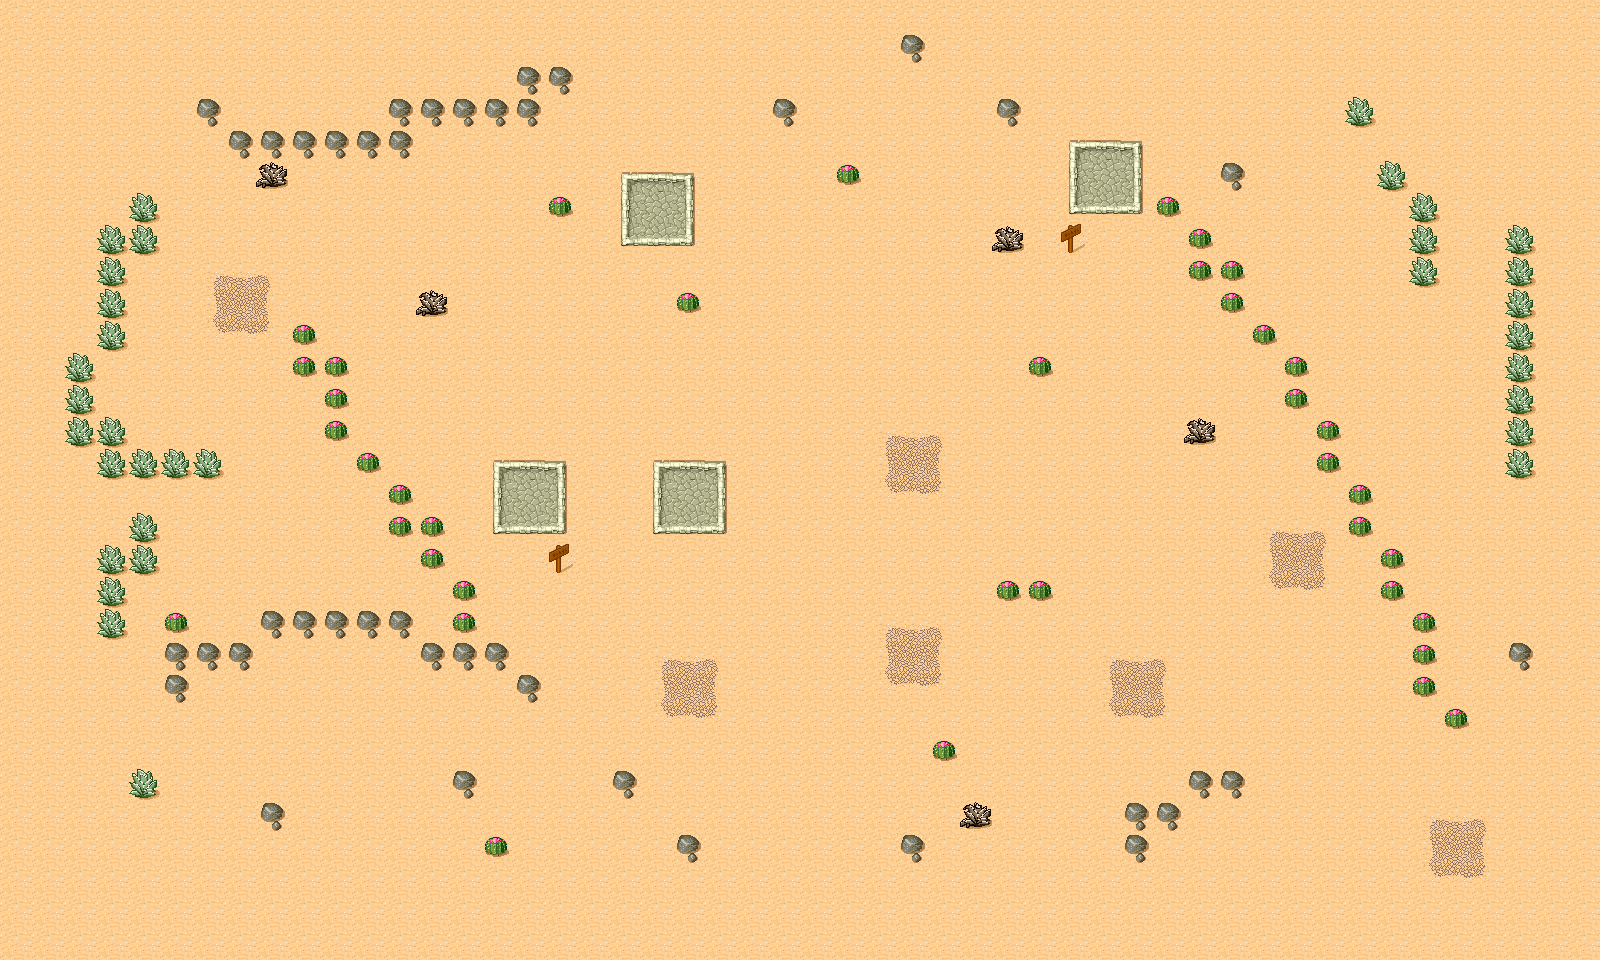

Rendered tile map (Tiled .tmx) drawn with the repository's tilesets; below, a short description and the map source with its tile grids summarised:
An orthogonal 50x30 tile map with 32x32 px tiles, 4 tile layers (Ground, plants, sign, stone) and 5 objects (4x wall, Player).

<map version="1.2" tiledversion="1.3.4" orientation="orthogonal" renderorder="right-down" width="50" height="30" tilewidth="32" tileheight="32" infinite="0" nextlayerid="6" nextobjectid="6">
 <tileset firstgid="1" source="../img/desert.tsx" />
 <layer id="1" name="Ground" width="50" height="30" locked="1">
  <data>[1500 cells, 1500 non-empty, 1 distinct tile ids]</data>
 </layer>
 <layer id="2" name="plants" width="50" height="30">
  <data>[1500 cells, 184 non-empty, 14 distinct tile ids]</data>
 </layer>
 <layer id="4" name="sign" width="50" height="30">
  <data>[1500 cells, 2 non-empty, 1 distinct tile ids]</data>
 </layer>
 <layer id="3" name="stone" width="50" height="30">
  <data>[1500 cells, 36 non-empty, 9 distinct tile ids]</data>
 </layer>
 <objectgroup id="5" name="obstacles">
  <object id="1" name="wall" x="624" y="176" width="64" height="64" />
  <object id="2" name="wall" x="1072" y="144" width="64" height="64" />
  <object id="3" name="Player" x="576" y="584" width="24" height="24" />
  <object id="4" name="wall" x="496" y="464" width="64" height="64" />
  <object id="5" name="wall" x="656" y="464" width="64" height="64" />
 </objectgroup>
</map>
